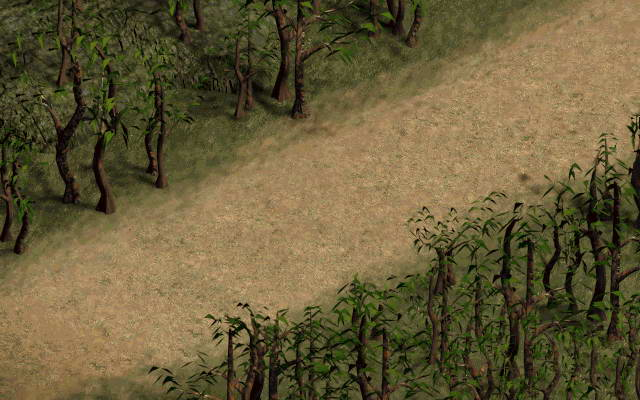

A level layout from a 2D game, rendered from its tile map. Below: a short description, then the map file with tile-grid data replaced by summaries:
An orthogonal 64x40 tile map with 10x10 px tiles, 1 tile layer (块层 1).

<map version="1.0" orientation="orthogonal" width="64" height="40" tilewidth="10" tileheight="10">
 <tileset firstgid="1" name="1- (107)" tilewidth="10" tileheight="10">
  <image source="map/1- (107).jpg" trans="ff00ff" width="640" height="400" />
 </tileset>
 <layer name="块层 1" width="64" height="40">
  <data>[2560 cells, 2560 non-empty, 2560 distinct tile ids]</data>
 </layer>
</map>
